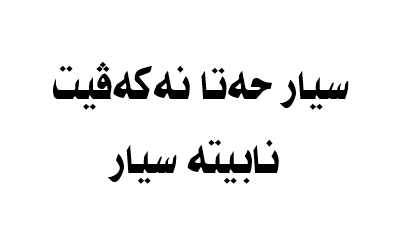
#> input picture 4.png, 401 x 252 px
$ python -i scan.py   (imports and definitions only)
#> lines starting #> are read from the running program, lines starting #| are printed output that depends on the picture; after the words box and inside, x2 and y2 are one past the last pixel; in counts of white or black regions, pixels touching at a corner belong together
import cv2
import imutils
import pytesseract
from four_point import four_point_transform


def scandoc(filename):
#> called with filename = '4.png'
    image = cv2.imread(filename)
#> image is the input picture: shape (252, 401, 3); min 0, max 255, mean 240.9
    ratio = image.shape[0] / 500.0
#> ratio = 0.504
    orig = image.copy()
    # resizing
    image = imutils.resize(image, height=500)
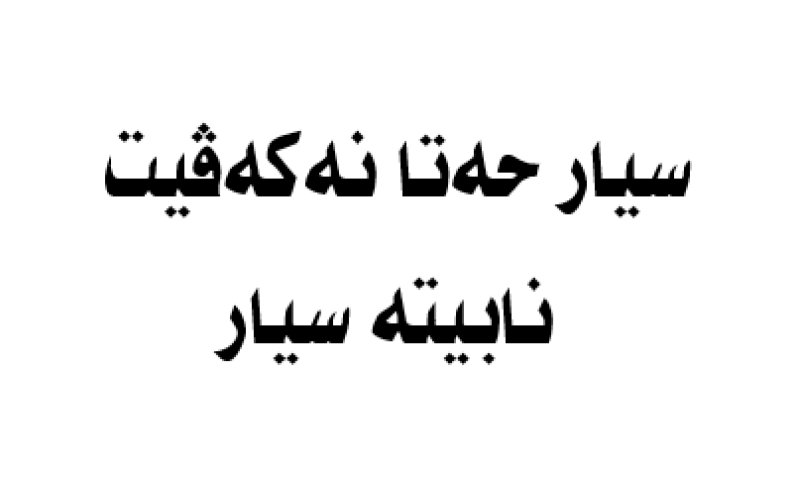
#> image: shape (500, 795, 3); min 0, max 255, mean 240.9
    # grayscale

    img = cv2.resize(image, (500, 700),
                     interpolation=cv2.INTER_NEAREST)
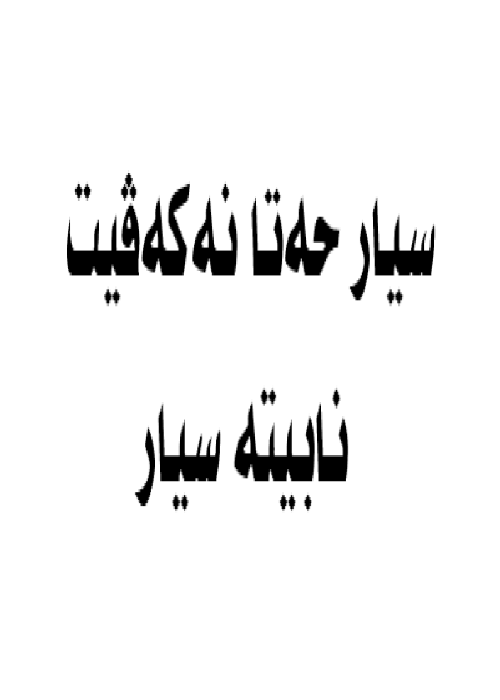
#> img: shape (700, 500, 3); min 0, max 255, mean 240.9
    cv2.imshow('normal', img)

    gray = cv2.cvtColor(image, cv2.COLOR_BGR2GRAY)
    smooth = cv2.GaussianBlur(gray, (5, 5), 0)
    edged = cv2.Canny(gray, 75, 200)
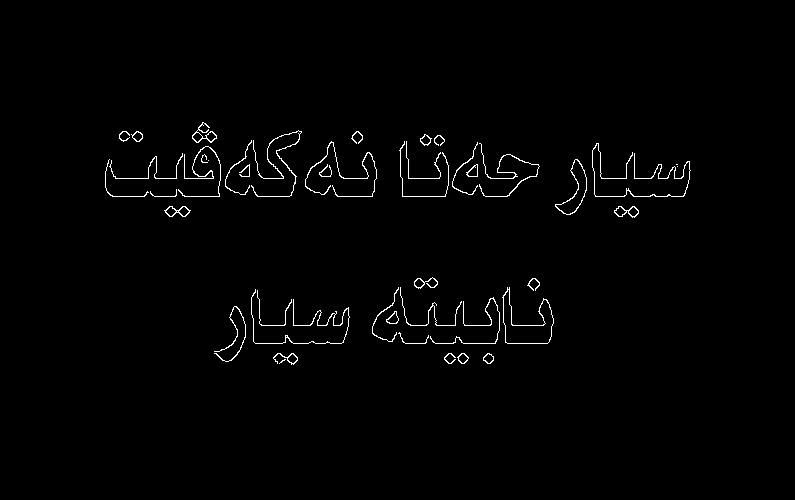
#> edged: shape (500, 795); 1.2% white in thin lines or dots, all inside (x1, y1, x2, y2) = (105, 122, 691, 365)

    # finding the contours

    cnts = cv2.findContours(edged, cv2.RETR_LIST, cv2.CHAIN_APPROX_SIMPLE)
#> cnts = 62 contours, 22 with area under 20; largest, box (x1, y1, x2, y2) and area: (502, 287, 554, 344) 1302, (503, 289, 554, 344) 1279, (555, 159, 587, 215) 638, (555, 159, 587, 215) 597, (192, 122, 217, 143) 162
    cnts = imutils.grab_contours(cnts)
    cnts = sorted(cnts, key=cv2.contourArea, reverse=True)[:5]
#> cnts = 5 contours; box (x1, y1, x2, y2) and area: (502, 287, 554, 344) 1302, (503, 289, 554, 344) 1279, (555, 159, 587, 215) 638, (555, 159, 587, 215) 597, (192, 122, 217, 143) 162

    for c in cnts:
        peri = cv2.arcLength(c, True)
        approx = cv2.approxPolyDP(c, 0.02 * peri, True)
        if (len(approx) == 4):
            screenCnt = approx
            break
#> this loop made 5 passes
#> peri on passes 1 to 5: 260.8, 248.6, 154.6, 152.9, 141.2

    # bird eye view

#> (the run stopped early here; a loop or call above may not have finished)
